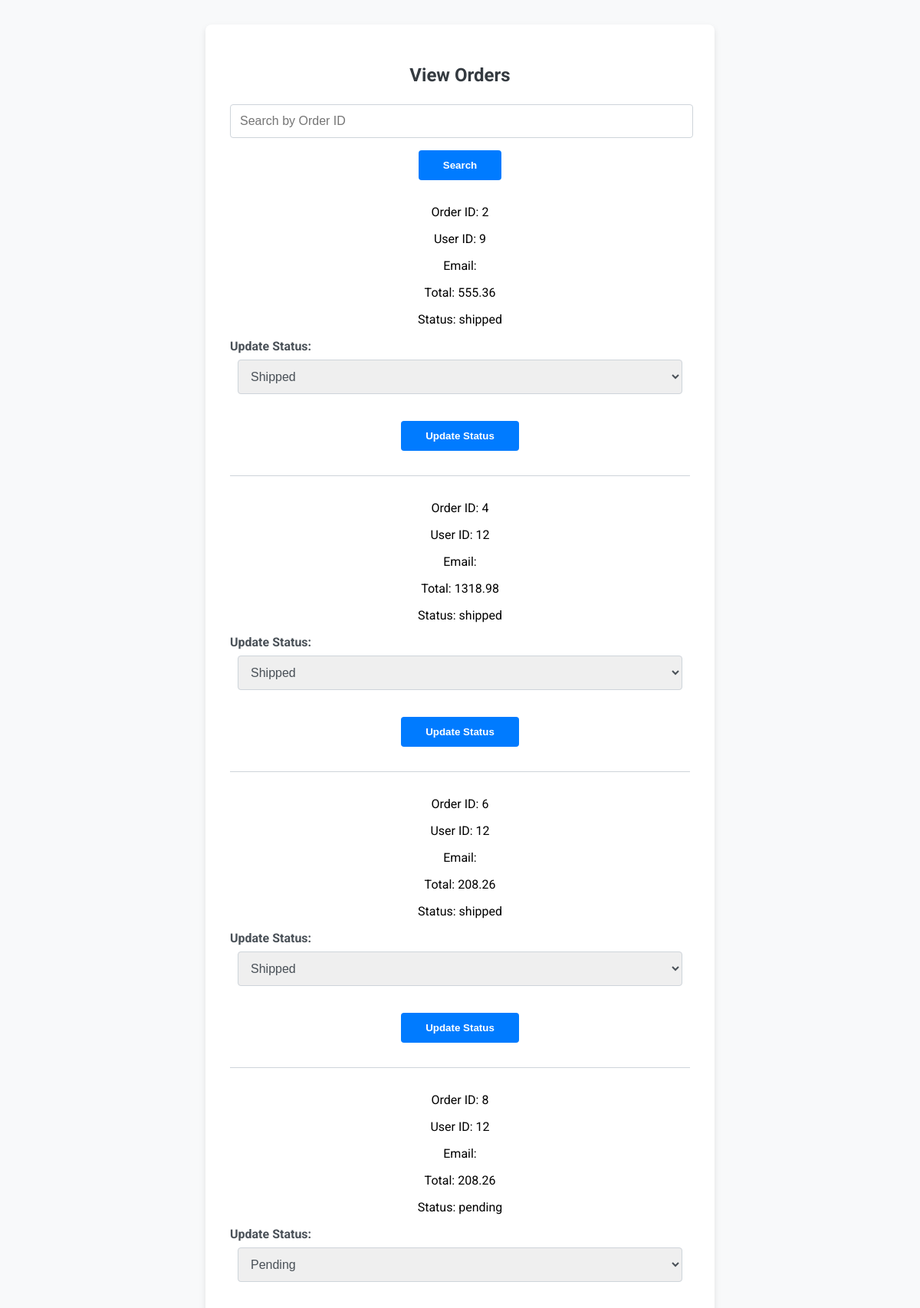
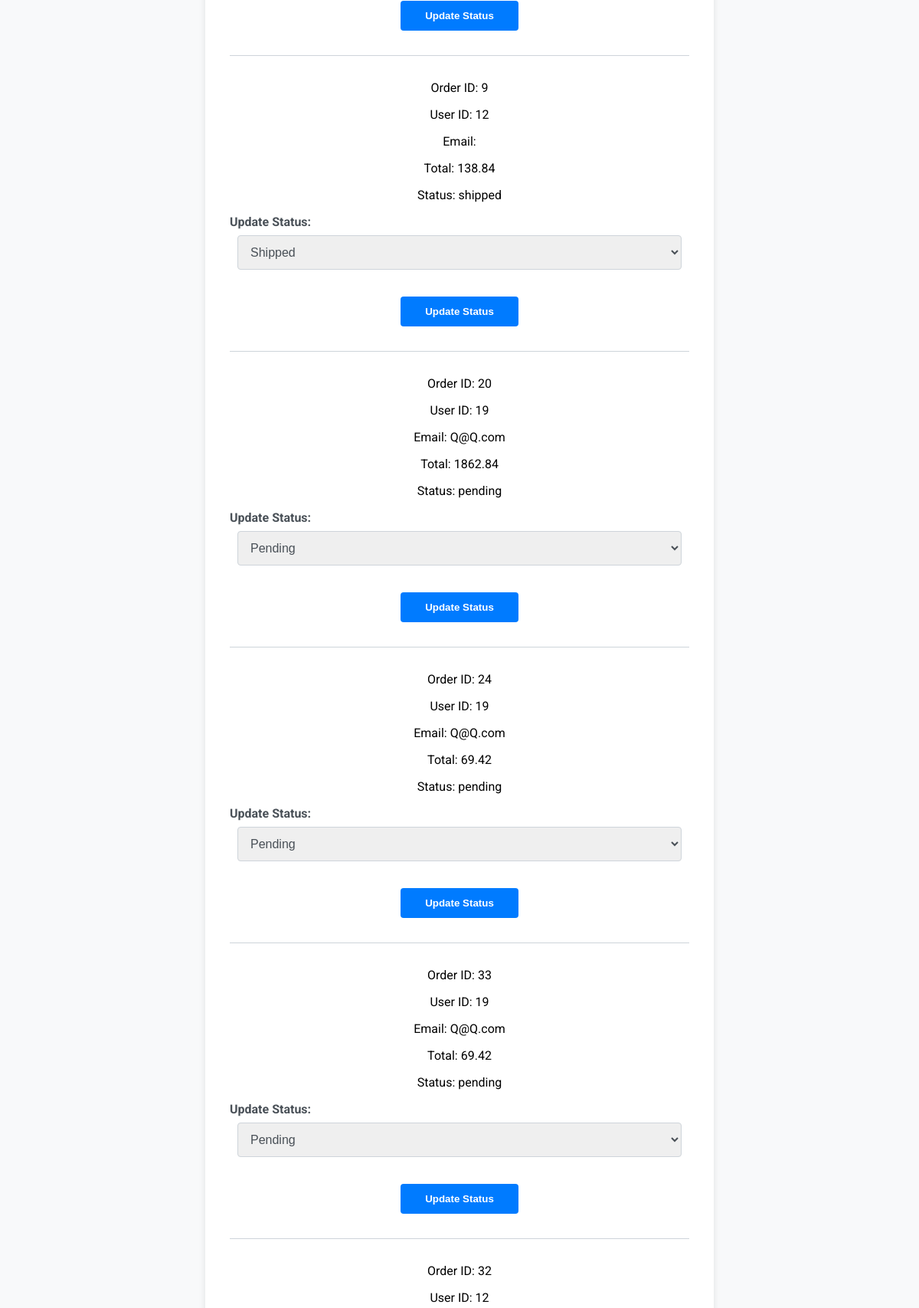
The app's page /view_orders.php (signed in, upper part) with its own data (2 pictures, top to bottom).
### tables this page shows
CREATE TABLE `orders` (
  `order_id` int(11) NOT NULL,
  `user_id` int(11) NOT NULL,
  `total` decimal(10,2) NOT NULL,
  `status` enum('pending','shipped','delivered') NOT NULL DEFAULT 'pending',
  `created_at` timestamp NOT NULL DEFAULT current_timestamp()
);

CREATE TABLE `users` (
  `user_id` int(11) NOT NULL,
  `username` varchar(50) NOT NULL,
  `password` varchar(255) NOT NULL,
  `role` enum('customer','merchant','admin') NOT NULL,
  `created_at` timestamp NOT NULL DEFAULT current_timestamp(),
  `email` varchar(255) DEFAULT NULL
);

### view_orders.php (the view, shortened to what this page needs)
<?php
include 'practicalDB.php';
$merchant_id = $_SESSION['user']['user_id'];
$orders = [];
if (isset($_GET['search_order_id'])) {
    $search_order_id = $_GET['search_order_id'];
    $stmt = $conn->prepare("SELECT o.*, u.email FROM orders o JOIN users u ON o.user_id = u.user_id WHERE o.order_id = ? AND o.status != 'delivered' AND o.order_id IN (SELECT order_id FROM order_items WHERE product_id IN (SELECT product_id FROM products WHERE merchant_id = ?))");
    $stmt->bind_param("ii", $search_order_id, $merchant_id);
} else {
    $stmt = $conn->prepare("SELECT o.*, u.email FROM orders o JOIN users u ON o.user_id = u.user_id WHERE o.status != 'delivered' AND o.order_id IN (SELECT order_id FROM order_items WHERE product_id IN (SELECT product_id FROM products WHERE merchant_id = ?))");
    $stmt->bind_param("i", $merchant_id);
}
$stmt->execute();
$result = $stmt->get_result();
while ($row = $result->fetch_assoc()) {
    $orders[] = $row;
}
?>
<!DOCTYPE html>
<html lang="en">
<head>
</head>
<body>
    <div class="container">
        <h2>View Orders</h2>
        <div class="search-bar">
            <form method="GET" action="">
                <input type="text" name="search_order_id" placeholder="Search by Order ID">
                <input type="submit" value="Search">
            </form>
        </div>
        <?php if (!empty($orders)) : ?>
            <?php foreach ($orders as $order) : ?>
                <div>
                    <p>Order ID: <?php echo htmlspecialchars($order['order_id'], ENT_QUOTES, 'UTF-8'); ?></p>
                    <p>User ID: <?php echo htmlspecialchars($order['user_id'], ENT_QUOTES, 'UTF-8'); ?></p>
                    <p>Email: <?php echo htmlspecialchars($order['email'], ENT_QUOTES, 'UTF-8'); ?></p>
                    <p>Total: <?php echo htmlspecialchars($order['total'], ENT_QUOTES, 'UTF-8'); ?></p>
                    <p>Status: <?php echo htmlspecialchars($order['status'], ENT_QUOTES, 'UTF-8'); ?></p>
                    <form method="POST" action="">
                        <label for="status">Update Status:</label>
                        <select id="status" name="status">
                            <option value="pending" <?php if ($order['status'] == 'pending') echo 'selected'; ?>>Pending</option>
                            <option value="shipped" <?php if ($order['status'] == 'shipped') echo 'selected'; ?>>Shipped</option>
                        </select><br><br>
                        <input type="submit" value="Update Status">
                    </form>
                </div>
                <hr>
            <?php endforeach; ?>
        <?php else : ?>
            <p>No orders found.</p>
        <?php endif; ?>
    </div>
</body>
</html>

### view_orders.php (style rules this page uses)
body { font-family: 'Roboto', sans-serif; background-color: #f8f9fa; margin: 0; }
.container { text-align: center; background: #fff; padding: 2rem; border-radius: 8px; box-shadow: 0 4px 8px rgba(0, 0, 0, 0.1); max-width: 600px; width: 100%; margin: 2rem auto; }
h2 { margin-bottom: 1.5rem; color: #343a40; }
form { margin-bottom: 1rem; }
label { margin-bottom: 0.5rem; font-weight: 700; color: #495057; text-align: left; display: block; }
input[type="text"], select { width: calc(100% - 20px); padding: 0.75rem; margin-bottom: 1rem; border: 1px solid #ced4da; border-radius: 4px; font-size: 1rem; color: #495057; }
input[type="submit"] { padding: 0.75rem 2rem; font-weight: 700; color: #fff; background-color: #007bff; border: none; border-radius: 4px; cursor: pointer; transition: background-color 0.3s; }
hr { margin: 2rem 0; border: none; border-top: 1px solid #ced4da; }
.search-bar { margin-bottom: 2rem; }
.search-bar input[type="text"] { width: calc(100% - 22px); padding: 0.75rem; margin-bottom: 1rem; border: 1px solid #ced4da; border-radius: 4px; font-size: 1rem; color: #495057; }
.search-bar input[type="submit"] { padding: 0.75rem 2rem; font-weight: 700; color: #fff; background-color: #007bff; border: none; border-radius: 4px; cursor: pointer; transition: background-color 0.3s; }

### records on screen
orders: order_id "2", user "9", total "555.36", status "shipped", status "Shipped"
orders: order_id "4", user "12", total "1318.98", status "shipped", status "Shipped"
orders: order_id "6", user "12", total "208.26", status "shipped", status "Shipped"
orders: order_id "8", user "12", total "208.26", status "pending", status "Pending"
orders: order_id "9", user "12", total "138.84", status "shipped", status "Shipped"
orders: order_id "20", user "19", user.email "Q@Q.com", total "1862.84", status "pending", status "Pending"
orders: order_id "24", user "19", user.email "Q@Q.com", total "69.42", status "pending", status "Pending"
orders: order_id "33", user "19", user.email "Q@Q.com", total "69.42", status "pending", status "Pending"
orders: order_id "32", user "12"
